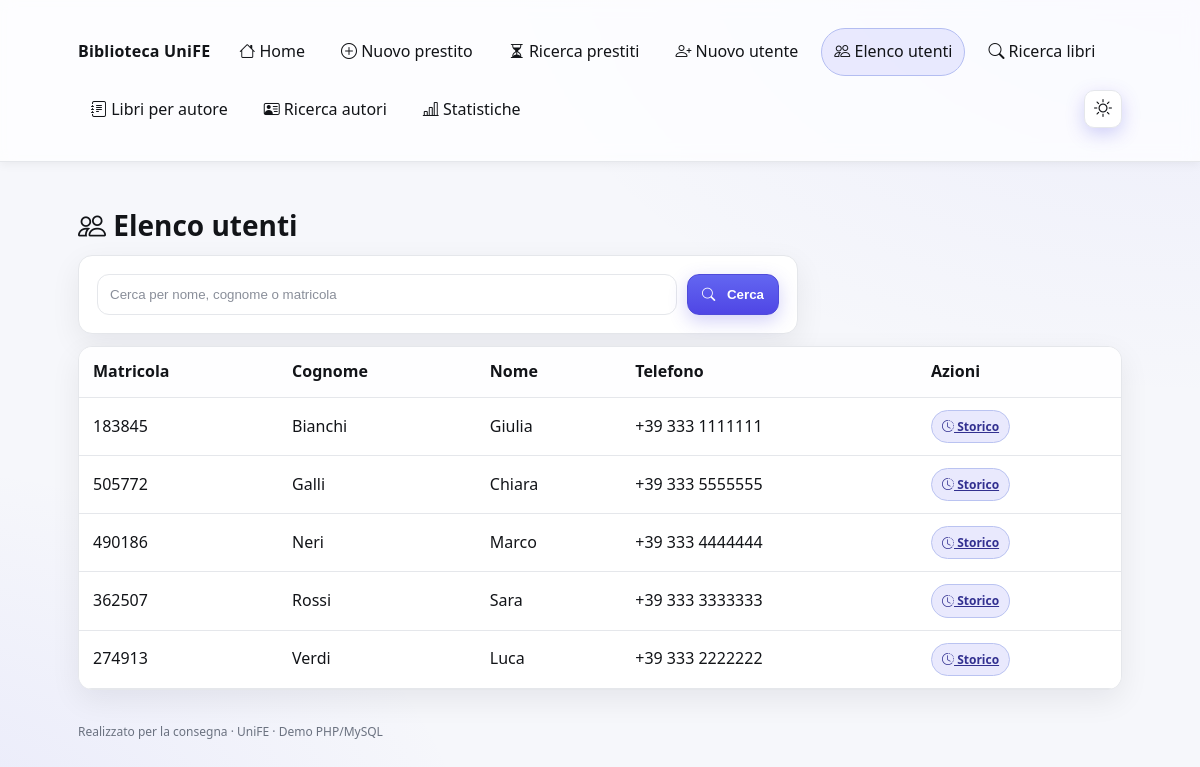
The page /pages/users_list.php on the database its author committed.
### tables this page shows
CREATE TABLE student(
  id INT AUTO_INCREMENT PRIMARY KEY,
  matricola VARCHAR(30) NOT NULL UNIQUE,
  first_name VARCHAR(80) NOT NULL,
  last_name VARCHAR(80) NOT NULL,
  address VARCHAR(200) NULL,
  phone VARCHAR(40) NULL,
  CONSTRAINT chk_student_matricola_format CHECK (matricola REGEXP '^[0-9]{6}$')
);

### includes/db.php (called while the page is built, shortened)
<?php
function h($s){ return htmlspecialchars($s ?? '', ENT_QUOTES, 'UTF-8'); }

### pages/users_list.php (the view, shortened to what this page needs)
<?php
require __DIR__.'/../includes/db.php'; include __DIR__.'/../includes/header.php';
$term = trim($_GET['q'] ?? '');
$rows = [];
if ($term !== '') {
  $esc = $mysqli->real_escape_string($term);
  $sql = "SELECT id, matricola, last_name, first_name, phone FROM student
          WHERE matricola LIKE '%$esc%' OR last_name LIKE '%$esc%' OR first_name LIKE '%$esc%'
          ORDER BY last_name, first_name LIMIT 200";
  $res = $mysqli->query($sql);
  if ($res) while($r=$res->fetch_assoc()) $rows[]=$r;
} else {
  $res = $mysqli->query('SELECT id, matricola, last_name, first_name, phone FROM student ORDER BY last_name, first_name LIMIT 200');
  if ($res) while($r=$res->fetch_assoc()) $rows[]=$r;
}
?>
<h1><i class="bi bi-people"></i>&nbsp;Elenco utenti</h1>
<div class="card" style="max-width:720px">
  <form method="get" class="actions">
    <div style="flex:1"><input name="q" placeholder="Cerca per nome, cognome o matricola" value="<?php echo h($term); ?>"/></div>
    <div><button type="submit"><i class="bi bi-search"></i>&nbsp;Cerca</button></div>
  </form>
</div>
<?php if (!count($rows)): ?>
  <div class="alert error"><i class="bi bi-emoji-frown"></i>&nbsp;Nessun utente trovato.</div>
<?php else: ?>
<div class="table-wrap">
  <table>
<thead><tr><th>Matricola</th><th>Cognome</th><th>Nome</th><th>Telefono</th><th>Azioni</th></tr></thead><tbody>
<?php
foreach($rows as $r){
  echo '<tr><td>'.h($r['matricola']).'</td><td>'.h($r['last_name']).'</td><td>'.h($r['first_name']).'</td><td>'.h($r['phone']).'</td>
        <td><a class="badge" href="/pages/user_detail.php?id='.(int)$r['id'].'"><i class="bi bi-clock-history"></i>&nbsp;Storico</a></td></tr>';
}
?>
</tbody></table>
</div>
<?php endif; ?>
<?php include __DIR__.'/../includes/footer.php'; ?>

### assets/style.css (style rules this page uses)
:root { --bg: #f6f7fb; --bg-accent:#ffffff; --surface:#ffffff; --fg:#121418; --muted:#6b7280; --border:#e5e7eb; --accent:#6366f1; --accent-600:#4f46e5; --accent-700:#4338ca; --ring: rgba(79,70,229,.28); --radius:14px; --shadow: 0 10px 30px rgba(2,6,23,.07); --shadow-sm: 0 2px 10px rgba(2,6,23,.06); --success-bg:#e6f7ee; --success-br:#b9ebd3; --success-fg:#14532d; --error-bg:#fdecea; --error-br:#f5c2c7; --error-fg:#7f1d1d; }
* { box-sizing:border-box }
html,body { height:100% }
body { margin:0; color:var(--fg); background: radial-gradient(1200px 800px at 100% -10%, rgba(99,102,241,.08), transparent 60%), radial-gradient(1000px 700px at -10% 110%, rgba(99,102,241,.10), transparent 60%), var(--bg); font: 16px/1.6 system-ui,-apple-system,Segoe UI,Roboto,Ubuntu,Cantarell,Noto Sans,sans-serif; text-rendering: optimizeLegibility; }
h1 { font-size:28px;line-height:1.25;margin:18px 0 12px }
.card { background:var(--surface); border:1px solid var(--border); border-radius:var(--radius); padding:18px; margin:12px 0; box-shadow:var(--shadow); transition:transform .15s ease, box-shadow .2s ease; }
form { display:grid; gap:14px }
input,select,button,textarea { appearance:none; padding:12px; border:1px solid var(--border); background:var(--bg-accent); color:var(--fg); border-radius:12px; width:100%; transition:border-color .15s, box-shadow .15s, background .2s; }
input::placeholder,textarea::placeholder { color: color-mix(in oklab, var(--muted) 80%, transparent) }
button,.btn { cursor:pointer; font-weight:650; background:linear-gradient(180deg, var(--accent), var(--accent-600)); color:#fff; border:1px solid color-mix(in oklab, var(--accent-700) 60%, var(--accent)); border-radius:12px; padding:12px 14px; width:auto; display:inline-flex; align-items:center; gap:8px; justify-content:center; box-shadow:0 6px 18px rgba(79,70,229,.25); transition:transform .08s ease, box-shadow .2s ease, filter .15s ease; }
.table-wrap { background: var(--surface); border: 1px solid var(--border); border-radius: var(--radius); box-shadow: var(--shadow); overflow: clip; margin: 12px 0; }
.table-wrap > table { width: 100%; border-collapse: separate; border-spacing: 0; background: transparent; }
.table-wrap th, .table-wrap td { padding: 12px 14px; border-bottom: 1px solid var(--border); text-align: left; color: var(--fg); }
.table-wrap thead th { position: sticky; top: 0; z-index: 2; background: color-mix(in oklab, var(--surface) 92%, var(--bg)); }
.table-wrap tbody tr:nth-child(odd) { background: color-mix(in oklab, var(--surface) 94%, transparent); }
.badge { display:inline-block; padding:6px 10px; border-radius:999px; background: color-mix(in oklab, var(--accent) 14%, transparent); border:1px solid color-mix(in oklab, var(--accent) 30%, var(--border)); color: color-mix(in oklab, var(--accent-700) 70%, var(--fg)); font-weight:600; font-size:12px; }
.actions { display:flex;gap:10px;flex-wrap:wrap }
thead th { position: sticky; top: 64px; z-index: 2; }
tbody td { position: relative; z-index: 1; }

### pages/users_list.php (style rules this page uses)
table { overflow: visible !important; }
thead th { position: static !important; top: auto !important; z-index: 1 !important; }
tbody { display: table-row-group !important; }
tbody tr { display: table-row !important; visibility: visible !important; opacity: 1 !important; }
table, th, td { color: var(--fg) !important; }

### rows shown on the page
student: matricola "183845", last_name "Bianchi", first_name "Giulia", phone "+39 333 1111111"
student: matricola "505772", last_name "Galli", first_name "Chiara", phone "+39 333 5555555"
student: matricola "490186", last_name "Neri", first_name "Marco", phone "+39 333 4444444"
student: matricola "362507", last_name "Rossi", first_name "Sara", phone "+39 333 3333333"
student: matricola "274913", last_name "Verdi", first_name "Luca", phone "+39 333 2222222"
